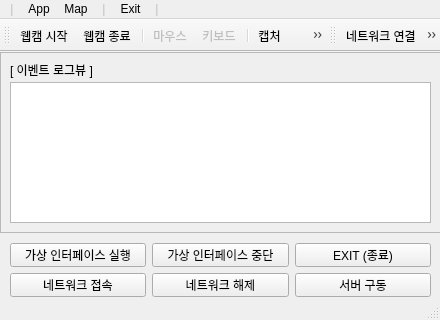
<?xml version="1.0" encoding="UTF-8"?>
<ui version="4.0">
 <class>MainWindow</class>
 <widget class="QMainWindow" name="MainWindow">
  <property name="geometry">
   <rect>
    <x>0</x>
    <y>0</y>
    <width>440</width>
    <height>320</height>
   </rect>
  </property>
  <property name="windowTitle">
   <string>MainWindow</string>
  </property>
  <property name="windowIcon">
   <iconset resource="Icon/toolbar_icon.qrc">
    <normaloff>:/icon/tap.png</normaloff>:/icon/tap.png</iconset>
  </property>
  <widget class="QWidget" name="centralwidget">
   <widget class="QFrame" name="frame_2">
    <property name="geometry">
     <rect>
      <x>0</x>
      <y>0</y>
      <width>441</width>
      <height>181</height>
     </rect>
    </property>
    <property name="frameShape">
     <enum>QFrame::StyledPanel</enum>
    </property>
    <property name="frameShadow">
     <enum>QFrame::Raised</enum>
    </property>
    <widget class="QTextEdit" name="app_text_view">
     <property name="geometry">
      <rect>
       <x>10</x>
       <y>30</y>
       <width>421</width>
       <height>141</height>
      </rect>
     </property>
     <property name="readOnly">
      <bool>true</bool>
     </property>
    </widget>
    <widget class="QLabel" name="label_3">
     <property name="geometry">
      <rect>
       <x>10</x>
       <y>10</y>
       <width>101</width>
       <height>16</height>
      </rect>
     </property>
     <property name="text">
      <string>[ 이벤트 로그뷰 ]</string>
     </property>
    </widget>
   </widget>
   <widget class="QWidget" name="layoutWidget">
    <property name="geometry">
     <rect>
      <x>10</x>
      <y>191</y>
      <width>421</width>
      <height>54</height>
     </rect>
    </property>
    <layout class="QGridLayout" name="gridLayout">
     <item row="0" column="0">
      <widget class="QPushButton" name="Button_WebCam_Start">
       <property name="text">
        <string>가상 인터페이스 실행</string>
       </property>
      </widget>
     </item>
     <item row="0" column="1">
      <widget class="QPushButton" name="Button_WebCam_Stop">
       <property name="text">
        <string>가상 인터페이스 중단</string>
       </property>
      </widget>
     </item>
     <item row="0" column="2">
      <widget class="QPushButton" name="Button_Exit">
       <property name="text">
        <string>EXIT (종료)</string>
       </property>
      </widget>
     </item>
     <item row="1" column="0">
      <widget class="QPushButton" name="Button_Network_Start">
       <property name="text">
        <string>네트워크 접속</string>
       </property>
      </widget>
     </item>
     <item row="1" column="1">
      <widget class="QPushButton" name="Button_Network_Stop">
       <property name="text">
        <string>네트워크 해제</string>
       </property>
      </widget>
     </item>
     <item row="1" column="2">
      <widget class="QPushButton" name="Button_Server_Open">
       <property name="text">
        <string>서버 구동</string>
       </property>
      </widget>
     </item>
    </layout>
   </widget>
  </widget>
  <widget class="QStatusBar" name="statusbar"/>
  <widget class="QToolBar" name="toolBar">
   <property name="windowTitle">
    <string>toolBar</string>
   </property>
   <attribute name="toolBarArea">
    <enum>TopToolBarArea</enum>
   </attribute>
   <attribute name="toolBarBreak">
    <bool>false</bool>
   </attribute>
   <addaction name="action_WebCam_Start"/>
   <addaction name="action_WebCam_Stop"/>
   <addaction name="separator"/>
   <addaction name="action_Mouse"/>
   <addaction name="action_Keyboard"/>
   <addaction name="separator"/>
   <addaction name="action_Capture"/>
   <addaction name="action_Drawing_Pen"/>
   <addaction name="action_Notepad"/>
   <addaction name="separator"/>
  </widget>
  <widget class="QToolBar" name="toolBar_2">
   <property name="windowTitle">
    <string>toolBar_2</string>
   </property>
   <attribute name="toolBarArea">
    <enum>TopToolBarArea</enum>
   </attribute>
   <attribute name="toolBarBreak">
    <bool>false</bool>
   </attribute>
   <addaction name="action_NetWork_ON"/>
   <addaction name="action_NetWork_OFF"/>
   <addaction name="separator"/>
   <addaction name="action_Setting"/>
   <addaction name="action_help"/>
   <addaction name="separator"/>
  </widget>
  <widget class="QMenuBar" name="menubar">
   <property name="geometry">
    <rect>
     <x>0</x>
     <y>0</y>
     <width>440</width>
     <height>21</height>
    </rect>
   </property>
   <property name="autoFillBackground">
    <bool>false</bool>
   </property>
   <widget class="QMenu" name="menu">
    <property name="enabled">
     <bool>false</bool>
    </property>
    <property name="acceptDrops">
     <bool>false</bool>
    </property>
    <property name="title">
     <string>|</string>
    </property>
   </widget>
   <widget class="QMenu" name="menu_Exit">
    <property name="title">
     <string>Exit</string>
    </property>
    <addaction name="actionProgram_Close_2"/>
   </widget>
   <widget class="QMenu" name="menu_4">
    <property name="enabled">
     <bool>false</bool>
    </property>
    <property name="acceptDrops">
     <bool>false</bool>
    </property>
    <property name="title">
     <string>|</string>
    </property>
   </widget>
   <widget class="QMenu" name="menuMap">
    <property name="title">
     <string>Map</string>
    </property>
    <addaction name="actionNaver_Map"/>
    <addaction name="actionDaum_Map"/>
    <addaction name="separator"/>
    <addaction name="actionGoogle_Map"/>
   </widget>
   <widget class="QMenu" name="menu_5">
    <property name="enabled">
     <bool>false</bool>
    </property>
    <property name="acceptDrops">
     <bool>false</bool>
    </property>
    <property name="title">
     <string>|</string>
    </property>
   </widget>
   <widget class="QMenu" name="menuHelp">
    <property name="title">
     <string>App</string>
    </property>
    <addaction name="actionWindow_Capture"/>
    <addaction name="actionNotepad"/>
    <addaction name="separator"/>
   </widget>
   <addaction name="menu"/>
   <addaction name="menuHelp"/>
   <addaction name="menuMap"/>
   <addaction name="menu_4"/>
   <addaction name="menu_Exit"/>
   <addaction name="menu_5"/>
  </widget>
  <action name="action_WebCam_Start">
   <property name="checkable">
    <bool>false</bool>
   </property>
   <property name="enabled">
    <bool>true</bool>
   </property>
   <property name="icon">
    <iconset resource="Icon/toolbar_icon.qrc">
     <normaloff>:/icon/webcam_on.png</normaloff>:/icon/webcam_on.png</iconset>
   </property>
   <property name="text">
    <string>웹캠 시작</string>
   </property>
   <property name="toolTip">
    <string>웹캠 실행 버튼</string>
   </property>
   <property name="statusTip">
    <string>웹캠 실행 버튼</string>
   </property>
   <property name="autoRepeat">
    <bool>true</bool>
   </property>
  </action>
  <action name="action_WebCam_Stop">
   <property name="checkable">
    <bool>false</bool>
   </property>
   <property name="icon">
    <iconset resource="Icon/toolbar_icon.qrc">
     <normaloff>:/icon/webcam_off.png</normaloff>:/icon/webcam_off.png</iconset>
   </property>
   <property name="text">
    <string>웹캠 종료</string>
   </property>
   <property name="toolTip">
    <string>웹캠 종료 버튼</string>
   </property>
   <property name="statusTip">
    <string>웹캠 종료 버튼</string>
   </property>
  </action>
  <action name="action_NetWork_ON">
   <property name="checkable">
    <bool>false</bool>
   </property>
   <property name="icon">
    <iconset resource="Icon/toolbar_icon.qrc">
     <normaloff>:/icon/internet.png</normaloff>:/icon/internet.png</iconset>
   </property>
   <property name="text">
    <string>네트워크 연결</string>
   </property>
   <property name="toolTip">
    <string>&lt;html&gt;&lt;head/&gt;&lt;body&gt;&lt;p&gt;네트워크 연결&lt;/p&gt;&lt;/body&gt;&lt;/html&gt;</string>
   </property>
   <property name="statusTip">
    <string>네트워크 연결 기능</string>
   </property>
  </action>
  <action name="action_NetWork_OFF">
   <property name="checkable">
    <bool>false</bool>
   </property>
   <property name="icon">
    <iconset resource="Icon/toolbar_icon.qrc">
     <normaloff>:/icon/internet_no.png</normaloff>:/icon/internet_no.png</iconset>
   </property>
   <property name="text">
    <string>네트워크 해제</string>
   </property>
   <property name="toolTip">
    <string>네트워크 해제</string>
   </property>
   <property name="statusTip">
    <string>네트워크 해제 버튼</string>
   </property>
  </action>
  <action name="action_Drawing_Pen">
   <property name="checkable">
    <bool>false</bool>
   </property>
   <property name="enabled">
    <bool>false</bool>
   </property>
   <property name="icon">
    <iconset resource="Icon/toolbar_icon.qrc">
     <normaloff>:/icon/whiteboard_pen.png</normaloff>:/icon/whiteboard_pen.png</iconset>
   </property>
   <property name="text">
    <string>칠판 기능</string>
   </property>
   <property name="toolTip">
    <string>칠판 기능</string>
   </property>
   <property name="statusTip">
    <string>캡처 기능이 활성화되야 펜 기능을 사용할 수 있습니다.</string>
   </property>
  </action>
  <action name="action_help">
   <property name="checkable">
    <bool>false</bool>
   </property>
   <property name="icon">
    <iconset resource="Icon/toolbar_icon.qrc">
     <normaloff>:/icon/help.png</normaloff>:/icon/help.png</iconset>
   </property>
   <property name="text">
    <string>help</string>
   </property>
   <property name="toolTip">
    <string>도움!</string>
   </property>
   <property name="statusTip">
    <string>Help!</string>
   </property>
  </action>
  <action name="action_Setting">
   <property name="checkable">
    <bool>false</bool>
   </property>
   <property name="icon">
    <iconset resource="Icon/toolbar_icon.qrc">
     <normaloff>:/icon/settings.png</normaloff>:/icon/settings.png</iconset>
   </property>
   <property name="text">
    <string>설정</string>
   </property>
   <property name="toolTip">
    <string>설정</string>
   </property>
   <property name="statusTip">
    <string>설정</string>
   </property>
  </action>
  <action name="action_Capture">
   <property name="checkable">
    <bool>false</bool>
   </property>
   <property name="icon">
    <iconset resource="Icon/toolbar_icon.qrc">
     <normaloff>:/icon/screenshot.png</normaloff>:/icon/screenshot.png</iconset>
   </property>
   <property name="text">
    <string>캡처</string>
   </property>
   <property name="toolTip">
    <string>화면 캡처 기능</string>
   </property>
   <property name="statusTip">
    <string>버튼 누를시 캡처 기능이 활성화됩니다.</string>
   </property>
  </action>
  <action name="action_Keyboard">
   <property name="checkable">
    <bool>false</bool>
   </property>
   <property name="enabled">
    <bool>false</bool>
   </property>
   <property name="icon">
    <iconset resource="Icon/toolbar_icon.qrc">
     <normaloff>:/icon/keyboard.png</normaloff>:/icon/keyboard.png</iconset>
   </property>
   <property name="text">
    <string>키보드</string>
   </property>
   <property name="toolTip">
    <string>키보드</string>
   </property>
   <property name="statusTip">
    <string>가상 인터페이스 기능이 활성화되야 가상 키보드 기능을 사용할 수 있습니다.</string>
   </property>
  </action>
  <action name="action_Mouse">
   <property name="checkable">
    <bool>false</bool>
   </property>
   <property name="enabled">
    <bool>false</bool>
   </property>
   <property name="icon">
    <iconset resource="Icon/toolbar_icon.qrc">
     <normaloff>:/icon/mouse.png</normaloff>:/icon/mouse.png</iconset>
   </property>
   <property name="text">
    <string>마우스</string>
   </property>
   <property name="toolTip">
    <string>마우스</string>
   </property>
   <property name="statusTip">
    <string>가상 인터페이스 기능이 활성화되야 가상 마우스 기능을 사용할 수 있습니다.</string>
   </property>
  </action>
  <action name="actionMouse_ON">
   <property name="text">
    <string>Mouse_ON</string>
   </property>
  </action>
  <action name="actionMouse_OFF">
   <property name="text">
    <string>Mouse_OFF</string>
   </property>
  </action>
  <action name="actionKeyboard_ON">
   <property name="text">
    <string>Keyboard_ON</string>
   </property>
  </action>
  <action name="actionKeyboard_OFF">
   <property name="text">
    <string>Keyboard_OFF</string>
   </property>
  </action>
  <action name="actionSetting">
   <property name="text">
    <string>Setting</string>
   </property>
  </action>
  <action name="actionHelp">
   <property name="text">
    <string>Help</string>
   </property>
  </action>
  <action name="action_Notepad">
   <property name="icon">
    <iconset resource="Icon/toolbar_icon.qrc">
     <normaloff>:/icon/notepad.png</normaloff>:/icon/notepad.png</iconset>
   </property>
   <property name="text">
    <string>메모장</string>
   </property>
   <property name="toolTip">
    <string>메모장 열기 기능</string>
   </property>
   <property name="statusTip">
    <string>버튼 누를시 메모장 기능이 활성화됩니다.</string>
   </property>
  </action>
  <action name="actionDaum_Map">
   <property name="text">
    <string>Daum_Map</string>
   </property>
  </action>
  <action name="actionNaver_Map">
   <property name="text">
    <string>Naver_Map</string>
   </property>
  </action>
  <action name="actionGoogle_Map">
   <property name="text">
    <string>Google_Map</string>
   </property>
  </action>
  <action name="actionmainw_icon">
   <property name="icon">
    <iconset resource="Icon/toolbar_icon.qrc">
     <normaloff>:/icon/tap.png</normaloff>:/icon/tap.png</iconset>
   </property>
   <property name="text">
    <string>mainw_icon</string>
   </property>
  </action>
  <action name="actionProgram_Close">
   <property name="text">
    <string>Program_Close</string>
   </property>
  </action>
  <action name="actionProgram_Close_2">
   <property name="text">
    <string>Program_Close</string>
   </property>
  </action>
  <action name="actionWindow_Capture">
   <property name="text">
    <string>Window_Capture</string>
   </property>
  </action>
  <action name="actionNotepad">
   <property name="text">
    <string>Notepad</string>
   </property>
  </action>
 </widget>
 <resources>
  <include location="Icon/toolbar_icon.qrc"/>
 </resources>
 <connections/>
</ui>
